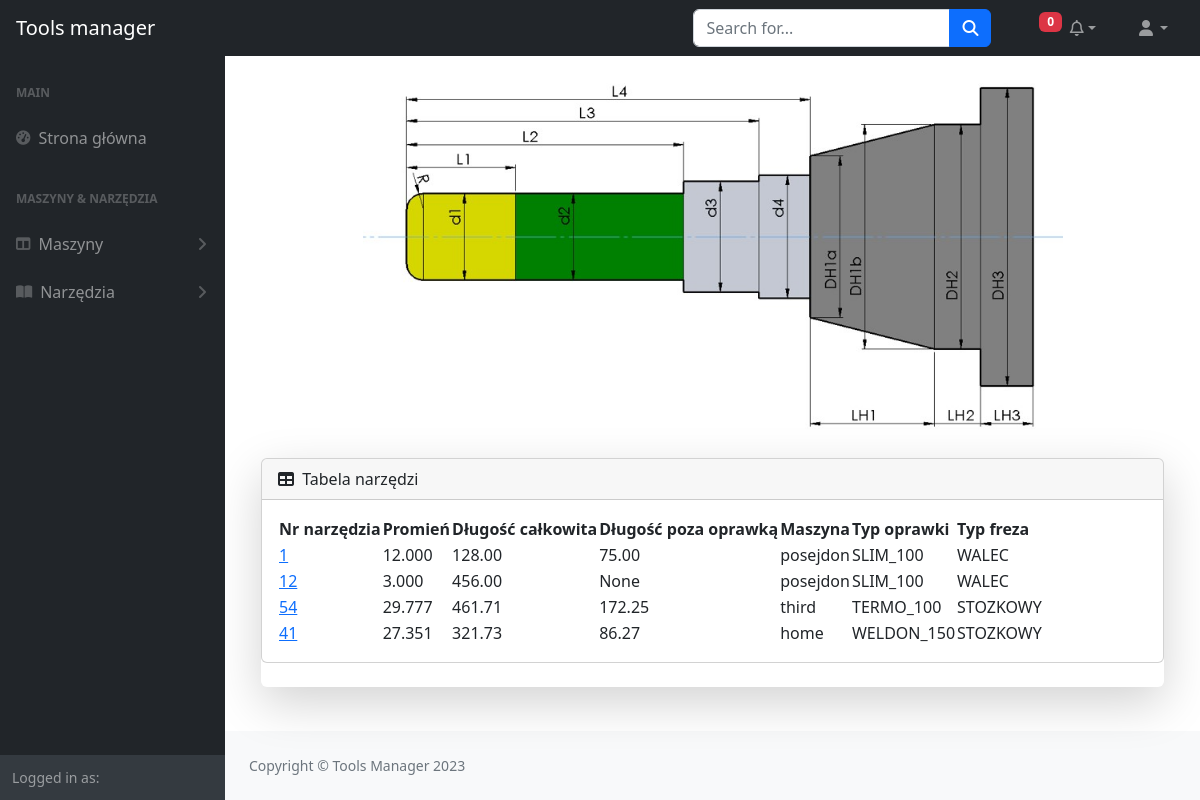
Page /tool_assembly/ on the earlier database version.
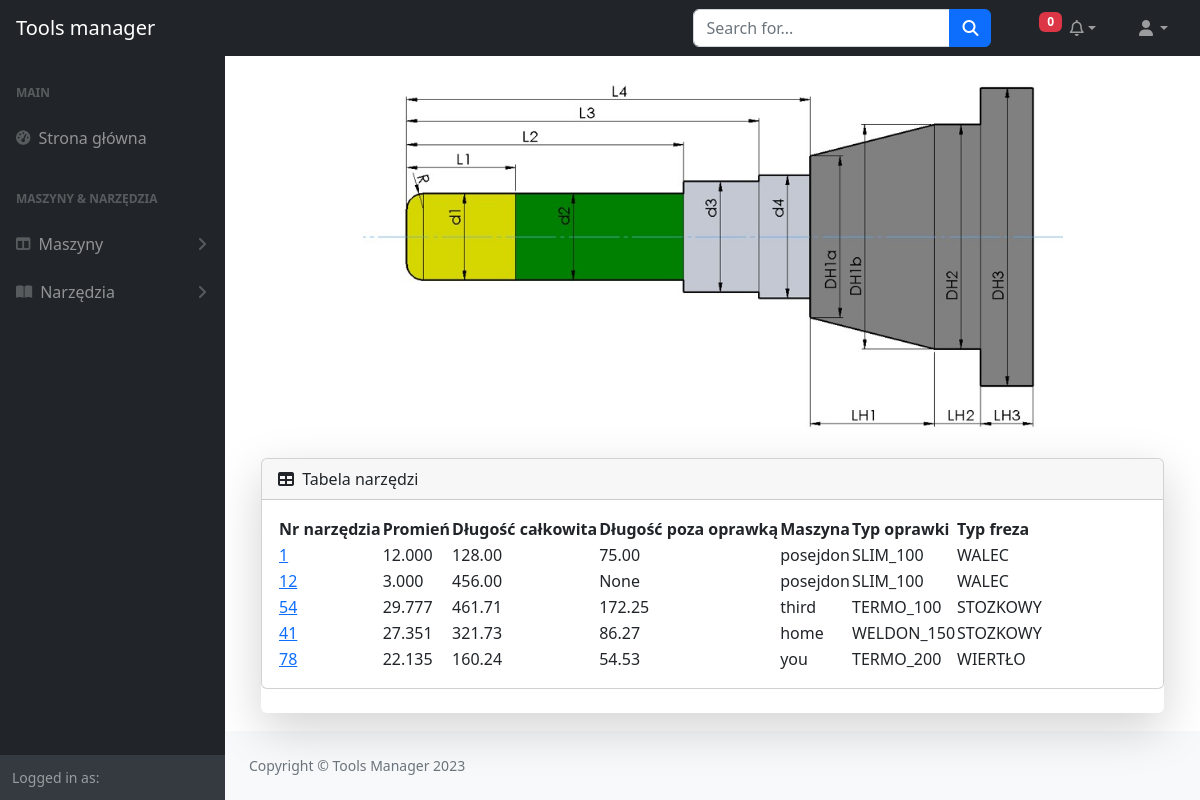
Same page on the later database version.
### tools_assembly/models.py (models this page shows, shortened)
class ToolAssembly(models.Model):
    tool_nr = models.PositiveIntegerField()
    radius = models.DecimalField(max_digits=10, decimal_places=3, blank=True, null=True)
    total_length = models.DecimalField(max_digits=10, decimal_places=2, blank=True, null=True)
    outside_holder = models.DecimalField(max_digits=10, decimal_places=2, blank=True, null=True)
    machine = models.ForeignKey(Machine, on_delete=models.SET_DEFAULT, default=None, related_name='tools')
    holder = models.ForeignKey(Holder, on_delete=models.CASCADE)
    tool = models.ForeignKey(Tool, on_delete=models.CASCADE)
    author = models.ForeignKey(User, on_delete=models.SET_DEFAULT, default=None)

### machines/models.py (models this page shows, shortened)
class Machine(models.Model):
    name = models.CharField(max_length=100)
    description = models.TextField()
    author = models.ForeignKey(User, on_delete=models.SET_NULL, null=True, blank=True)

### holders/models.py (models this page shows, shortened)
class Holder(models.Model):
    holder_type_choices = [
        ('type_1', 'SLIM_100'),
        ('type_2', 'SLIM_150'),
        ('type_3', 'SLIM_200'),
        ('type_4', 'TERMO_100'),
        ('type_5', 'TERMO_150'),
        ('type_6', 'TERMO_200'),
        ('type_7', 'ER_32'),
        ('type_8', 'ER_40'),
        ('type_9', 'WELDON_100'),
        ('type_10', 'WELDON_150'),
        ('type_11', 'WELDON_200'),
        ('type_12', 'STYROPIAN'),
        ('type_13', 'UCHWYT_76'),
    ]
    holder_type_dict = dict(holder_type_choices)
    holder_type = models.CharField(max_length=100, choices=holder_type_choices)
    inner_diameter = models.PositiveIntegerField()
    catalog_nr = models.CharField(max_length=100, blank=True)
    LH1 = models.DecimalField(max_digits=10, decimal_places=3, blank=True, null=True)
    DH1_A = models.DecimalField(max_digits=10, decimal_places=3, blank=True, null=True)
    DH1_B = models.DecimalField(max_digits=10, decimal_places=3, blank=True, null=True)
    LH2 = models.DecimalField(max_digits=10, decimal_places=3, blank=True, null=True)
    DH2 = models.DecimalField(max_digits=10, decimal_places=3, blank=True, null=True)
    LH3 = models.DecimalField(max_digits=10, decimal_places=3, blank=True, null=True)
    DH3 = models.DecimalField(max_digits=10, decimal_places=3, blank=True, null=True)
    author = models.ForeignKey(User, on_delete=models.SET_DEFAULT, default=None)

### tools/models.py (models this page shows, shortened)
class Tool(models.Model):
    tool_type_choices = [
        ('end_mill', 'WALEC'),
        ('ball_nose', 'KULA'),
        ('bull_nose', 'WALEC_Z_R'),
        ('typer_ball_nose', 'STOZKOWY'),
        ('engraving', 'GRAWERKA'),
        ('drill', 'WIERTŁO'),
    ]
    tool_type_dict = dict(tool_type_choices)
    tool_type = models.CharField(max_length=100, choices=tool_type_choices)
    catalog_nr = models.CharField(max_length=100)
    R = models.DecimalField(max_digits=10, decimal_places=3, blank=True, null=True)
    L1 = models.DecimalField(max_digits=10, decimal_places=3, blank=True, null=True)
    D1 = models.DecimalField(max_digits=10, decimal_places=3, blank=True, null=True)
    L2 = models.DecimalField(max_digits=10, decimal_places=3, blank=True, null=True)
    D2 = models.DecimalField(max_digits=10, decimal_places=3, blank=True, null=True)
    L3 = models.DecimalField(max_digits=10, decimal_places=3, blank=True, null=True)
    D3 = models.DecimalField(max_digits=10, decimal_places=3, blank=True, null=True)
    L4 = models.DecimalField(max_digits=10, decimal_places=3, blank=True, null=True)
    D4 = models.DecimalField(max_digits=10, decimal_places=3, blank=True, null=True)
    author = models.ForeignKey(User, on_delete=models.SET_DEFAULT, default=None)

### tools_assembly/views.py (the view)
# urls.py: path('tool_assembly/', ToolAssemblyListView.as_view(), name='tool-assembly'),
class ToolAssemblyListView(ListView):
    model = ToolAssembly
    template_name = 'tools_assembly/tool_assembly.html'
    def get(self, request, *args, **kwargs):
        user = request.user
        logger.info(f'Tool assembly List View accessed by user {user}')
        return super().get(request, *args, **kwargs)

### machines/context_processors.py (called while the page is built)
def all_machines(request):
    return {'machines': Machine.objects.all()}

def user_notifications(request):
    if not request.user.is_anonymous:
        user = request.user
        return {'user_notifications': UserNotification.objects.filter(user=user, is_read=False).select_related(
                'notification__user_comment').order_by('-notification__created_at')}
    return {'user_notifications': []}

### tools_assembly/templates/tools_assembly/tool_assembly.html (shortened to what this page needs)
{% extends 'machines/index.html' %}
{% load static %}
{% block content %}
<div class="container">
    <div class="col-lg text-center">
        <img src="{% static 'media/tool.jpg' %}" alt="Tool Image" class="img-fluid rounded" style="max-width: 700px;">
    </div>
    <div class="row justify-content-center">
        <div class="col-lg">
            <div class="card shadow-lg border-0 rounded-lg mt-3">
                <div class="card mb-4">
                    <div class="card-header">
                        <i class="fas fa-table me-1"></i>
                        Tabela narzędzi
                    </div>
                    <div class="card-body">
                        <table id="datatablesSimple">
                            <thead>
                                <tr>
                                    <th>Nr narzędzia</th>
                                    <th>Promień</th>
                                    <th>Długość całkowita</th>
                                    <th>Długość poza oprawką</th>
                                    <th>Maszyna</th>
                                    <th>Typ oprawki</th>
                                    <th>Typ freza</th>
                                </tr>
                            </thead>
                            <tbody>
                                {% for tool_assembly in object_list %}
                                <tr>
                                    <td><a href="{% url 'tool-assembly-detail' tool_assembly.pk %}">{{ tool_assembly.tool_nr }}</td>
                                    <td>{{ tool_assembly.radius }}</td>
                                    <td>{{ tool_assembly.total_length }}</td>
                                    <td>{{ tool_assembly.outside_holder }}</td>
                                    <td>{{ tool_assembly.machine.name }}</td>
                                    <td>{{ tool_assembly.holder.get_holder_type_display }}</td>
                                    <td>{{ tool_assembly.tool.get_tool_type_display }}</td>
                                </tr>
                                {% endfor %}
                            </tbody>
                        </table>
                    </div>
                </div>
            </div>
        </div>
    </div>
</div>
{% endblock %}

Differences in the rows shown:
added ToolAssembly: tool_nr "78", radius "22.135", total_length "160.24", outside_holder "54.53", machine.name "you", holder.holder_type "TERMO_200", tool.tool_type "WIERTŁO"
